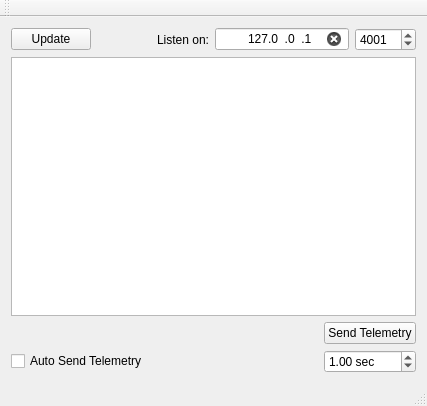
<?xml version="1.0" encoding="UTF-8"?>
<ui version="4.0">
 <class>MainWindow</class>
 <widget class="QMainWindow" name="MainWindow">
  <property name="geometry">
   <rect>
    <x>0</x>
    <y>0</y>
    <width>427</width>
    <height>406</height>
   </rect>
  </property>
  <property name="windowTitle">
   <string>MainWindow</string>
  </property>
  <widget class="QWidget" name="centralWidget">
   <layout class="QGridLayout" name="gridLayout">
    <item row="2" column="0">
     <spacer name="horizontalSpacer_2">
      <property name="orientation">
       <enum>Qt::Horizontal</enum>
      </property>
      <property name="sizeHint" stdset="0">
       <size>
        <width>40</width>
        <height>20</height>
       </size>
      </property>
     </spacer>
    </item>
    <item row="2" column="1">
     <widget class="QPushButton" name="pushButton">
      <property name="text">
       <string>Send Telemetry</string>
      </property>
     </widget>
    </item>
    <item row="4" column="1">
     <widget class="QDoubleSpinBox" name="doubleSpinBox">
      <property name="suffix">
       <string> sec</string>
      </property>
      <property name="minimum">
       <double>0.100000000000000</double>
      </property>
      <property name="maximum">
       <double>60.000000000000000</double>
      </property>
      <property name="value">
       <double>1.000000000000000</double>
      </property>
     </widget>
    </item>
    <item row="0" column="0" colspan="2">
     <widget class="QWidget" name="widget" native="true">
      <layout class="QHBoxLayout" name="horizontalLayout" stretch="0,0,0,0,0">
       <property name="leftMargin">
        <number>0</number>
       </property>
       <property name="topMargin">
        <number>0</number>
       </property>
       <property name="rightMargin">
        <number>0</number>
       </property>
       <property name="bottomMargin">
        <number>0</number>
       </property>
       <item>
        <widget class="QPushButton" name="buttonUpdateListen">
         <property name="text">
          <string>Update</string>
         </property>
        </widget>
       </item>
       <item>
        <spacer name="horizontalSpacer">
         <property name="orientation">
          <enum>Qt::Horizontal</enum>
         </property>
         <property name="sizeHint" stdset="0">
          <size>
           <width>40</width>
           <height>20</height>
          </size>
         </property>
        </spacer>
       </item>
       <item>
        <widget class="QLabel" name="label">
         <property name="text">
          <string>Listen on:</string>
         </property>
         <property name="alignment">
          <set>Qt::AlignRight|Qt::AlignTrailing|Qt::AlignVCenter</set>
         </property>
        </widget>
       </item>
       <item>
        <widget class="QLineEdit" name="editIpAddress">
         <property name="sizePolicy">
          <sizepolicy hsizetype="Maximum" vsizetype="Fixed">
           <horstretch>0</horstretch>
           <verstretch>0</verstretch>
          </sizepolicy>
         </property>
         <property name="inputMask">
          <string>009.009.009.009</string>
         </property>
         <property name="text">
          <string>127.0.0.1</string>
         </property>
         <property name="maxLength">
          <number>15</number>
         </property>
         <property name="frame">
          <bool>true</bool>
         </property>
         <property name="cursorPosition">
          <number>1</number>
         </property>
         <property name="alignment">
          <set>Qt::AlignRight|Qt::AlignTrailing|Qt::AlignVCenter</set>
         </property>
         <property name="clearButtonEnabled">
          <bool>true</bool>
         </property>
        </widget>
       </item>
       <item>
        <widget class="QSpinBox" name="editPort">
         <property name="sizePolicy">
          <sizepolicy hsizetype="Maximum" vsizetype="Fixed">
           <horstretch>0</horstretch>
           <verstretch>0</verstretch>
          </sizepolicy>
         </property>
         <property name="minimum">
          <number>1</number>
         </property>
         <property name="maximum">
          <number>65535</number>
         </property>
         <property name="value">
          <number>4001</number>
         </property>
        </widget>
       </item>
      </layout>
     </widget>
    </item>
    <item row="4" column="0">
     <widget class="QCheckBox" name="checkBox">
      <property name="text">
       <string>Auto Send Telemetry</string>
      </property>
     </widget>
    </item>
    <item row="1" column="0" colspan="2">
     <widget class="QTableWidget" name="tableWidget">
      <attribute name="horizontalHeaderStretchLastSection">
       <bool>true</bool>
      </attribute>
     </widget>
    </item>
   </layout>
  </widget>
  <widget class="QMenuBar" name="menuBar">
   <property name="geometry">
    <rect>
     <x>0</x>
     <y>0</y>
     <width>427</width>
     <height>22</height>
    </rect>
   </property>
  </widget>
  <widget class="QToolBar" name="mainToolBar">
   <attribute name="toolBarArea">
    <enum>TopToolBarArea</enum>
   </attribute>
   <attribute name="toolBarBreak">
    <bool>false</bool>
   </attribute>
  </widget>
  <widget class="QStatusBar" name="statusBar"/>
 </widget>
 <layoutdefault spacing="6" margin="11"/>
 <resources/>
 <connections/>
</ui>
